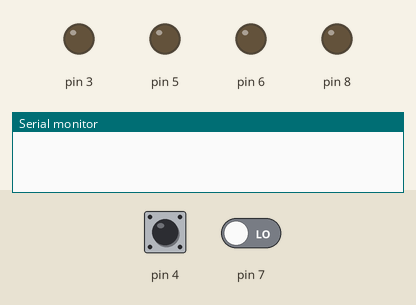
Simulated run of this sketch. Board: Arduino Uno, built with avr-gcc and run on an emulated ATmega328P. Shown: output pins drawn as LEDs (lit = HIGH), the last lines printed to the serial monitor. The inputs (shaded band) are chosen by the test bench; at power-on: pin 4 LOW, pin 7 LOW.

Above: at 3.2 s.
3.3 s: pin 4 pulsed HIGH 2 times (0.12 s each, 0.3 s apart)
At 4.4 s:
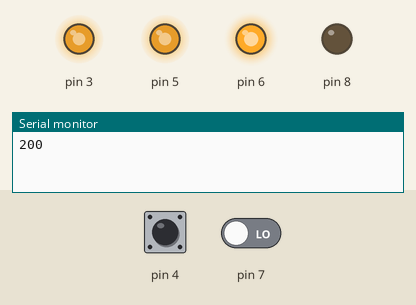
At 6.0 s:
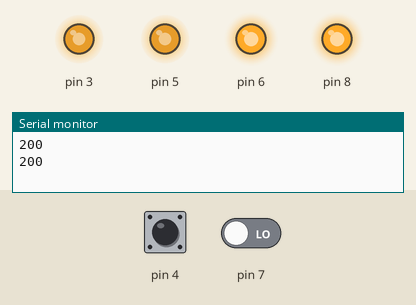
Timing chart, 0 to 7.5 s (numbered marks = the images above; inputs shaded):
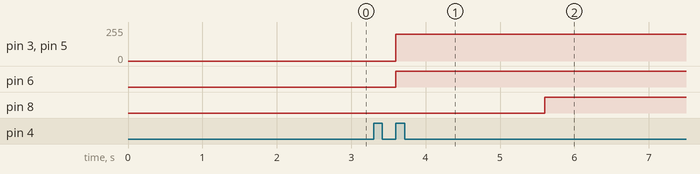

The sketch:

Mezcladorarc.ino
```cpp
//Created by xDzohlx
// pines pwm
// d3 canal 1
// d5 canal 2

// direccion
// d6 canal 1
// d9 canal 2

//pines rc
// d10
// d11

unsigned long currentMillis = 0;
 int motor_izquierda = 1000;
 int motor_derecha = 1000;
 int motor_izquierda_centro = 1000;
 int motor_derecha_centro = 1000;
 int motor_izquierda_accel = 0x00;
 int motor_derecha_accel = 0x00;
 int motor_derecha_val = 0;
 int motor_izquierda_val = 0;
 int canal1_centro = 0;
 int canal2_centro = 0;
 int canal_1 = 0;
 int canal_2 = 0;
 int accel = 0;
 int giro = 0;
 int otrogiro = 0;
bool sensor_centro =  false;
bool sensor_derecha =  false;
bool sensor_izquierda =  false;
bool primero = true;
bool otra  = true;
bool segundo = true;
int limites = 200;//velocidad maxima
int vel_busqueda = 30;//velocidad bajapara buscar


//int giro = 25;//velocidad de las vueltas y control
void setup() {
//MOTORES
Serial.begin(9600);
    pinMode(3, OUTPUT);
    pinMode(5, OUTPUT);
    pinMode(6, OUTPUT);
    pinMode(8, OUTPUT);
//receptor dos canales
    pinMode(7, INPUT);
    pinMode(4, INPUT);
delay(50);
canal_1 = pulseIn(7,HIGH);
canal_2 = pulseIn(4,HIGH);
canal1_centro = map(canal_1,21000,21900,745,1255);
canal2_centro = map(canal_2,21000,21190,745,1255);
}

void loop() {
canal_1 = pulseInLong(7,LOW);
canal_2 = pulseInLong(4,LOW);

accel = map(canal_1,21000,21900,745,1255);
giro = map(canal_2,21000,21900,745,1255);

motor_derecha = (510 - (accel  + giro - canal1_centro) + 10540 + 1020 - 300 +100 - 1100 -6500);

motor_izquierda =    (510 - (accel +canal1_centro - giro) -10540 + 1000 - 300+100-50);
////--------------------------No tocar de aqui a abajo
 if(motor_derecha>(motor_derecha_centro + limites)){
  motor_derecha = motor_derecha_centro + limites;
 }
 if(motor_izquierda>(motor_izquierda_centro + limites)){
  motor_izquierda = motor_izquierda_centro + limites;
 }

  if(motor_derecha<(motor_derecha_centro-limites)){
  motor_derecha = motor_derecha_centro-limites;
 }

 if(motor_izquierda<(motor_izquierda_centro-limites)){
  motor_izquierda = motor_izquierda_centro-limites;
 }

if(motor_derecha_centro <= motor_derecha){
 //atras
  motor_derecha_val = motor_derecha - motor_derecha_centro;
  if(motor_derecha_val>limites){
    motor_derecha_val = limites;
  }

  digitalWrite(6,HIGH);
  analogWrite(3,motor_derecha_val);
}else{
  //adelante
  motor_derecha_val = motor_derecha_centro - motor_derecha;
  if(motor_derecha_val>limites){
    motor_derecha_val = limites;
  }
    digitalWrite(6,LOW);
  analogWrite(3,motor_derecha_val);
}


if(motor_izquierda_centro <= motor_izquierda){
 //atras
  motor_izquierda_val = motor_izquierda - motor_izquierda_centro;
    if(motor_izquierda_val>limites){
    motor_izquierda_val = limites;
  }

  digitalWrite(8,HIGH);
  analogWrite(5,motor_izquierda_val);
}else{
  //adelante
  motor_izquierda_val = motor_izquierda_centro - motor_izquierda;
  if(motor_izquierda_val>limites){
    motor_izquierda_val = limites;
  }
    digitalWrite(8,LOW);
  analogWrite(5,(motor_izquierda_val));
}
Serial.println(motor_izquierda_val);
    delay(1);
}
```

Measured:
- after the input at 3.3 s, pin 3, pin 5: 0/255 → 200/255 after 0.30 s instead of 0.75 s; pin 6: LOW → HIGH after 0.30 s instead of 0.75 s; pin 8: LOW → HIGH after 2.3 s instead of 0.75 s
